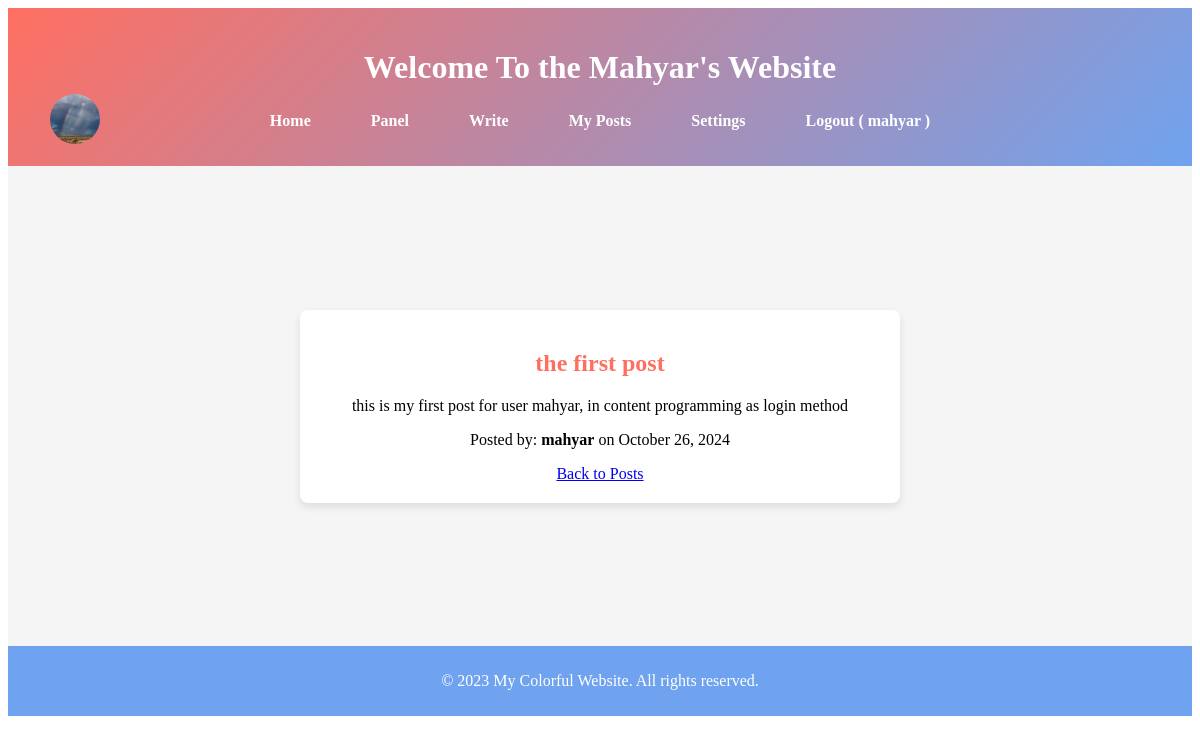
The app's page /my_posts/show_content.php?id=1 (signed in) with its own data.
### tables this page shows
CREATE TABLE `posts` (
  `post_id` int(11) NOT NULL AUTO_INCREMENT,
  `title` varchar(255) NOT NULL,
  `content` text NOT NULL,
  `author_id` int(11) NOT NULL,
  `category_id` int(11) DEFAULT NULL,
  `publication_date` timestamp NULL DEFAULT current_timestamp(),
  PRIMARY KEY (`post_id`)
);

CREATE TABLE `users` (
  `user_id` int(11) NOT NULL AUTO_INCREMENT,
  `username` varchar(255) NOT NULL,
  `email` varchar(255) NOT NULL,
  `first_name` varchar(255) DEFAULT NULL,
  `last_name` varchar(255) DEFAULT NULL,
  `bio` varchar(1000) DEFAULT NULL,
  `password` varchar(255) NOT NULL,
  `token` varchar(32) DEFAULT NULL,
  `token_expires` datetime DEFAULT NULL,
  `registration_date` timestamp NULL DEFAULT current_timestamp(),
  PRIMARY KEY (`user_id`),
  UNIQUE KEY `email` (`email`),
  UNIQUE KEY `username` (`username`)
);

### my_posts/show_content.php (the view, shortened to what this page needs)
<?php
include '../db/db.php';
if (isset($_GET['id'])) {
    $post_id = $_GET['id'];
    $query = "SELECT p.post_id, p.title, p.content, p.author_id, p.publication_date, u.username
              FROM posts p
              JOIN users u ON p.author_id = u.user_id
              WHERE p.post_id = ? AND p.author_id = ?";
    $stmt = $conn->prepare($query);
    $stmt->bind_param("ii", $post_id, $_SESSION["user_id"]);
    $stmt->execute();
    $result = $stmt->get_result();
    $post = $result->fetch_assoc();
} else {
    header('Location: posts.php');
    exit();
}
?>
<!DOCTYPE html>
<html lang="en">
<head>
    <link rel="stylesheet" href="posts.css">
    <link rel="stylesheet" href="/statics/index.css">
</head>
<body>
<?php include "../statics/header.php";?>
<div class="posts-wrapper">
    <div class="container">
    <?php if ($post): ?>
            <h2><?php echo htmlspecialchars($post['title']); ?></h2>
            <p><?php echo nl2br(htmlspecialchars($post['content'])); ?></p>
            <p>Posted by: <strong><?php echo htmlspecialchars($post['username']); ?></strong> on <?php echo date('F j, Y', strtotime($post['publication_date'])); ?></p>
            <a href="." class="back-button">Back to Posts</a>
        <?php else: ?>
            <h2>No Post Found</h2>
            <p>There are no posts for <?php echo $_SESSION["username"] ?>.</p>
            <a href="." class="back-button">Back to Posts</a>
        <?php endif; ?>
    </div>
</div>
</body>
</html>

### my_posts/posts.css (style rules this page uses)
.posts-wrapper { display: flex; justify-content: center; align-items: center; padding: 20px; background-color: #f5f5f5; height: 60vh; }
.container { background-color: #ffffff; padding: 20px; border-radius: 8px; box-shadow: 0 4px 8px rgba(0, 0, 0, 0.1); width: 600px; text-align: center; }
h2 { margin-bottom: 20px; }

### statics/index.css (style rules this page uses)
* { box-sizing: border-box; }
h2 { color: #ff6f61; text-underline-offset: unset; }
footer { text-align: center; padding: 10px 0; background-color: #6fa3ef; color: white; position: relative; bottom: 0; width: 100%; }

### records on screen
posts: title "the first post", content "this is my first post for user mahyar, in content programming as login method", author.username "mahyar", publication_date "October 26, 2024"

### other values on screen
$_SESSION['username'] "mahyar"
